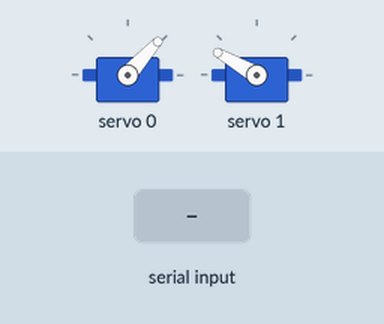
The sketch below on a simulated Arduino Uno, built with avr-gcc and run on an emulated ATmega328P. Shown: 2 × servo. The test bench sets the inputs (shaded band).

Above: at 1.2 s.
1.3 s: "90,45\n" received over Serial
At 2.4 s:
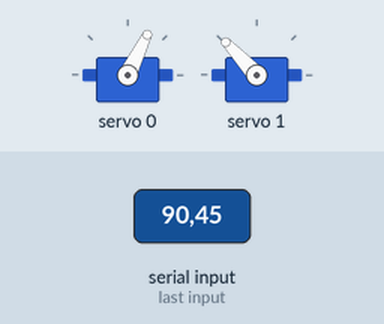
2.8 s: "30,150\n" received over Serial
At 3.5 s:
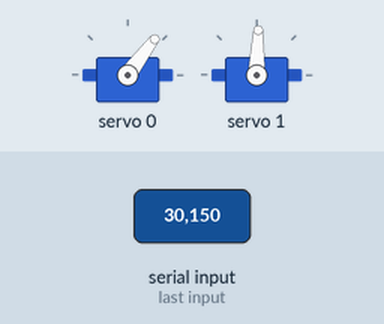
4.3 s: "90\n" received over Serial
At 5.5 s:
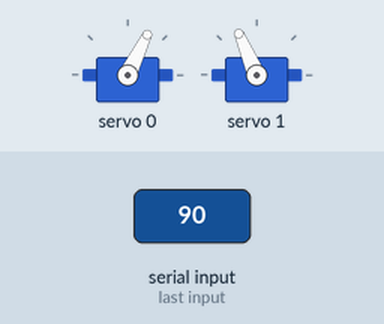
5.8 s: "5\n" received over Serial
At 6.6 s:
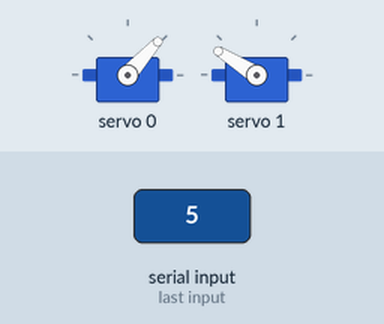
7.3 s: "200\n" received over Serial
At 8.0 s:
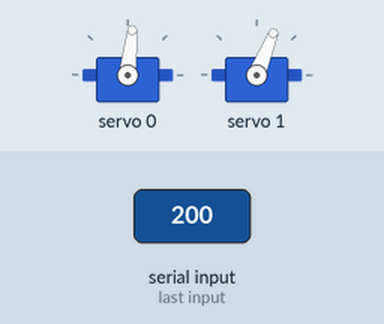
8.8 s: "1,90\n" received over Serial
At 9.1 s:
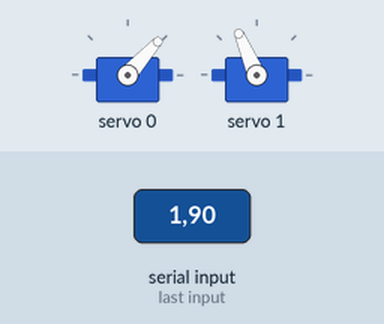
Timing chart, 0 to 11.3 s (numbered marks = the images above; inputs shaded):
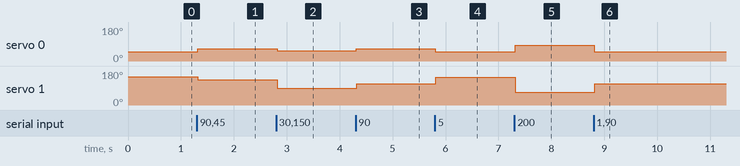

Measured:
- after the input at 1.3 s, servo 0: 48° → 64° at once; servo 1: 150° → 133° at once
- after the input at 2.8 s, servo 0: 64° → 53° at once; servo 1: 133° → 88° at once
- after the input at 4.3 s, servo 0: 53° → 64° at once; servo 1: 88° → 113° at once
- after the input at 5.8 s, servo 0: 64° → 48° at once; servo 1: 113° → 148° at once
- after the input at 7.3 s, servo 0: 48° → 84° at once; servo 1: 148° → 68° at once
- after the input at 8.8 s, servo 0: 84° → 48° at once; servo 1: 68° → 113° at once

The sketch:

test2.ino
```cpp
#include <Wire.h>
#include <SoftwareSerial.h>
SoftwareSerial sw(6, 7); // RX, TX

#include <Adafruit_PWMServoDriver.h>

Adafruit_PWMServoDriver pwm = Adafruit_PWMServoDriver();

#define MIN_PULSE_WIDTH       650
#define MAX_PULSE_WIDTH       2350
#define DEFAULT_PULSE_WIDTH   1500
#define FREQUENCY             50

String data,firstValue,secondValue;

int degree1=0;
int degree2=0;
int commaIndex,secondCommaIndex;
int xaxis,yaxis;


void setup()
{
  Serial.begin(9600);
  sw.begin(9600);
  sw.println("init");
  pwm.begin();
  pwm.setPWMFreq(FREQUENCY);
  //pwm.setPWM(0,0,pulseWidth(0));


}

void loop()
{
  if(Serial.available()>0)
  {
    data = Serial.readStringUntil('\n');
    sw.println(data);
    //Serial.println(data);
  }
  //deg = data.toInt();

  commaIndex = data.indexOf(',');
  secondCommaIndex = data.indexOf(',', commaIndex + 1);

  firstValue = data.substring(0, commaIndex);
  secondValue = data.substring(commaIndex + 1, secondCommaIndex);


  degree1 = firstValue.toInt();

  degree2 = secondValue.toInt();


  xaxis = map(degree1,45,345,50,110);
  yaxis = map(degree2,30,270,140,30);
  //sw.println(xaxis);
  //sw.println(yaxis);

  pwm.setPWM(0,0,pulseWidth(xaxis));
  delay(5);
  pwm.setPWM(1,0,pulseWidth(yaxis));
  delay(5);

  /*degree1 = data.toInt();
  xaxis = map(degree1,45,345,30,120);
  pwm.setPWM(0,0,pulseWidth(xaxis));*/


}

int pulseWidth(int angle)
{
  int pulse_wide, analog_value;
  pulse_wide   = map(angle, 0, 180, MIN_PULSE_WIDTH, MAX_PULSE_WIDTH);
  analog_value = int(float(pulse_wide) / 1000000 * FREQUENCY * 4096);
  return analog_value;
}
```
